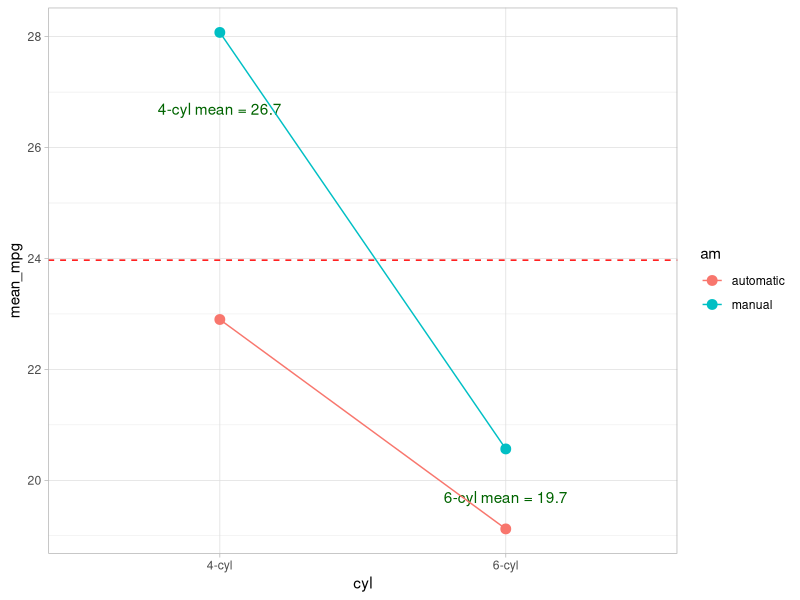

The R script that drew this image:
## ---- chunk 1
library(tidyverse)
small_cars <- mtcars %>% 
  filter(cyl != 8) %>% 
  mutate(cyl = recode(cyl,
                      '4' = '0',
                      '6' = '1')) %>% 
  select(mpg, cyl, am)
## ---- chunk 2
psych::describe(small_cars$mpg)
## ---- chunk 3
arm::display(lm(mpg ~ as.factor(cyl)*as.factor(am),
           data = small_cars), detail = TRUE)
## ---- chunk 4
small_cars %>%
  mutate(cyl = as.factor(cyl),
         am = as.factor(am),
         cyl = recode(cyl, '0' = '4-cyl',
                      '1' = '6-cyl'),
         am = recode(am, '0' = 'automatic',
                     '1' = 'manual')) %>% 
  group_by(cyl, am) %>% 
  summarize(mean_mpg = mean(mpg),
            sd_mpg = sd(mpg)) %>% 
  ungroup() 
## ---- chunk 5
small_cars %>%
  mutate(cyl = as.factor(cyl),
         am = as.factor(am),
         cyl = recode(cyl, '0' = '4-cyl',
                      '1' = '6-cyl'),
         am = recode(am, '0' = 'automatic',
                     '1' = 'manual')) %>% 
  group_by(cyl, am) %>% 
  summarize(mean_mpg = mean(mpg),
            sd_mpg = sd(mpg)) %>% 
  ungroup() %>% 
  drop_na(cyl, am, mean_mpg, sd_mpg) %>% 
  ggplot(aes(cyl, mean_mpg, group = am)) + 
  geom_point(aes(color = am), size = 3) + 
  annotate(geom = 'text',
           label = '4-cyl mean = 26.7',
           color = 'darkgreen',
           x = 1,
           y = 26.7) + 
  annotate(geom = 'text',
           label = '6-cyl mean = 19.7',
           color = 'darkgreen',
           x = 2,
           y = 19.7) + 
  geom_line(aes(color = am)) + 
  geom_hline(yintercept = 23.97, color = 'red',
             linetype = 2) + 
  theme_light()
